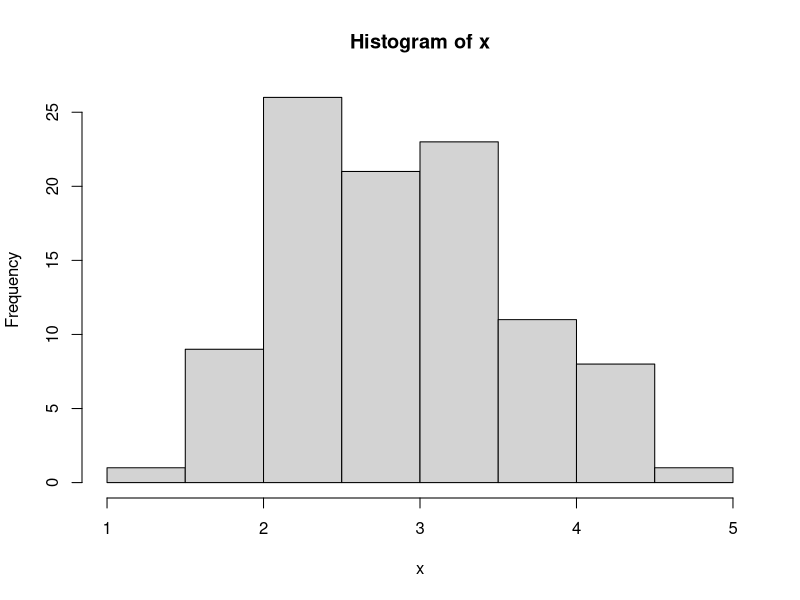

The R source for this figure:
## ---- chunk 1
mu<-1
sigma<-.25
x<-rlnorm(100,meanlog=mu, sdlog= sigma)
## ---- chunk 2
hist(x)
## ---- chunk 3
mean(x)
var(x)
